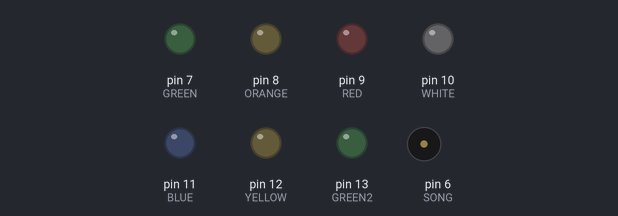
Simulated run of this sketch. Board: Arduino Uno, built with avr-gcc and run on an emulated ATmega328P. Shown: output pins drawn as LEDs (lit = HIGH), buzzer (waves = sounding).

Above: at 0.4 s.
At 6.1 s:
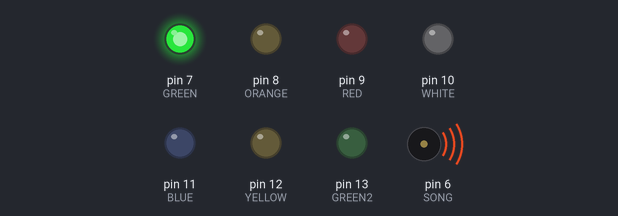
At 9.1 s:
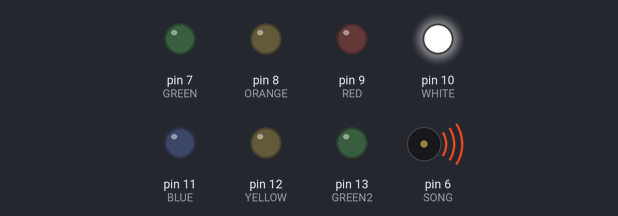
At 16.4 s:
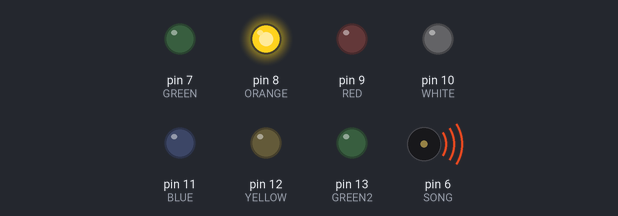
At 17.6 s:
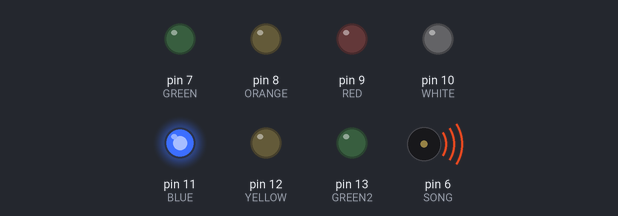
At 37.71 s:
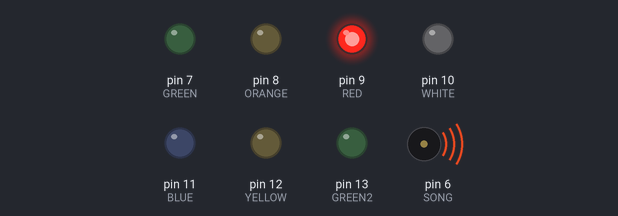
Timing chart, 0 to 40.0 s (numbered marks = the images above):
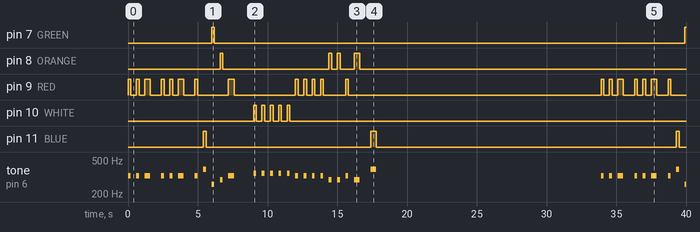

The sketch:

arduino-jingle-bells.ino
```cpp
int SONG = 6;
int GREEN = 7;
int ORANGE = 8;
int RED = 9;
int WHITE = 10;
int BLUE = 11;
int YELLOW = 12;
int GREEN2 = 13;

int interval = 200;
char chords[] = "EEEEEEEGCDE FFFFFEEEEDDEDG";
int duration[] = {1, 1, 2, 1, 1, 2, 1, 1, 1, 1, 2, 1, 1, 1, 1, 1, 1, 1, 1, 1, 1, 1, 1, 1, 2, 2};

void setup() {
  pinMode(SONG, OUTPUT);
  pinMode(GREEN, OUTPUT);
  pinMode(ORANGE, OUTPUT);
  pinMode(WHITE, OUTPUT);
  pinMode(BLUE, OUTPUT);
  pinMode(RED, OUTPUT);
  pinMode(YELLOW, OUTPUT);
  pinMode(GREEN2, OUTPUT);
}

void loop() {
  for (int i = 0; i <= sizeof(chords) - 1; i++) {
    if (chords[i] == ' ') {
      delay(duration[i] * interval);
    } else {
      playToneAndLed(chords[i], duration[i] * interval);
    }
    delay((interval * 2)*duration[i]);
  }
}

void playToneAndLed(char note, int duration) {
  char notesName[] = { 'C', 'D', 'E', 'F', 'G', 'A', 'B' };
  int tones[] = { 261, 293, 329, 349, 392, 440, 494 };
  int leds[] = {GREEN, ORANGE, RED, WHITE, BLUE, YELLOW, GREEN2 };

  for (int i = 0; i <= sizeof(tones); i++) {
    if (note == notesName[i]) {
      tone(SONG, tones[i], duration);
      digitalWrite(leds[i], HIGH);
      delay(duration);
      digitalWrite(leds[i], LOW);
    }
  }
}
```

Measured:
- by itself, pin 7 (GREEN): LOW → HIGH at 6.0 s, → LOW 0.20 s later, → HIGH 33.7 s later
- by itself, pin 8 (ORANGE): LOW → HIGH at 6.6 s, → LOW 0.20 s later, → HIGH 7.6 s later, → LOW 0.20 s later, … (8 changes in this stretch)
- by itself, pin 9 (RED): LOW → HIGH at 0.00 s, → LOW 0.20 s later, → HIGH 0.40 s later, → LOW 0.20 s later, … (40 changes in this stretch)
- by itself, pin 10 (WHITE): LOW → HIGH at 9.0 s, → LOW 0.20 s later, → HIGH 0.40 s later, → LOW 0.20 s later, … (10 changes in this stretch)
- by itself, pin 11 (BLUE): goes HIGH 0.20 s, LOW 11.8 s, HIGH 0.40 s, LOW 21.5 s, HIGH 0.20 s, then LOW
- by itself, tone on pin 6 (SONG): plays 329 Hz for 0.20 s, 329 Hz for 0.20 s, 329 Hz for 0.40 s, 329 Hz for 0.20 s, 329 Hz for 0.20 s, 329 Hz for 0.40 s … (34 notes in this stretch)
